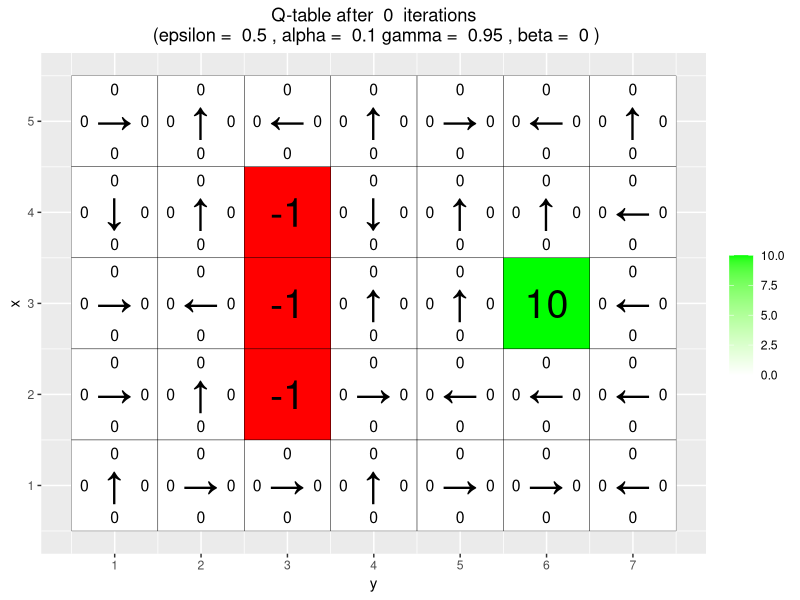
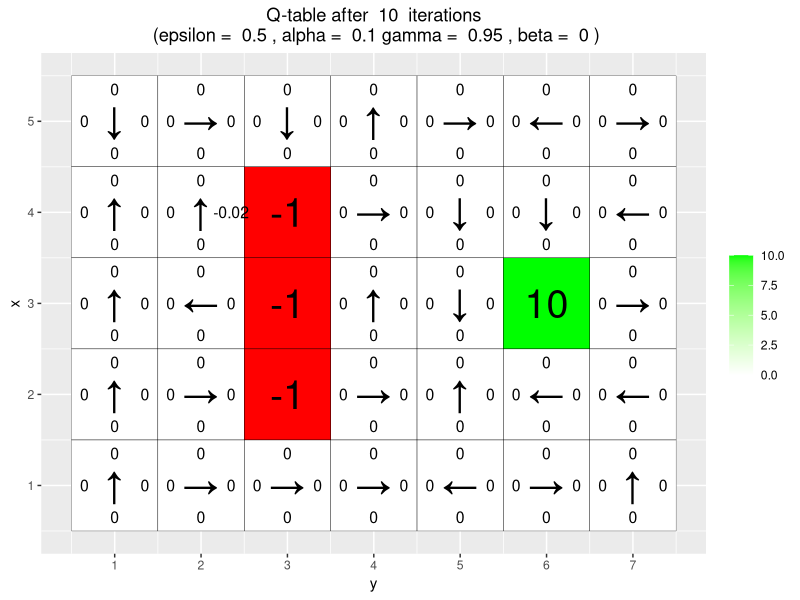
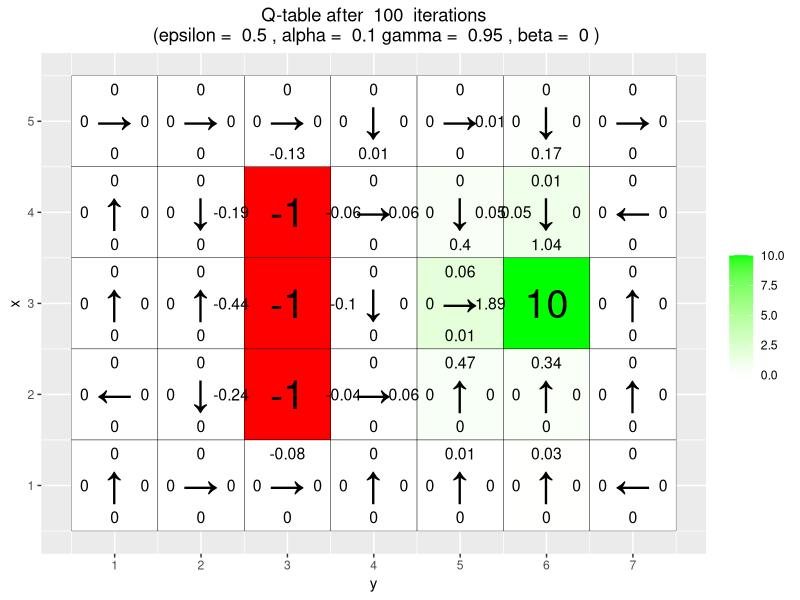
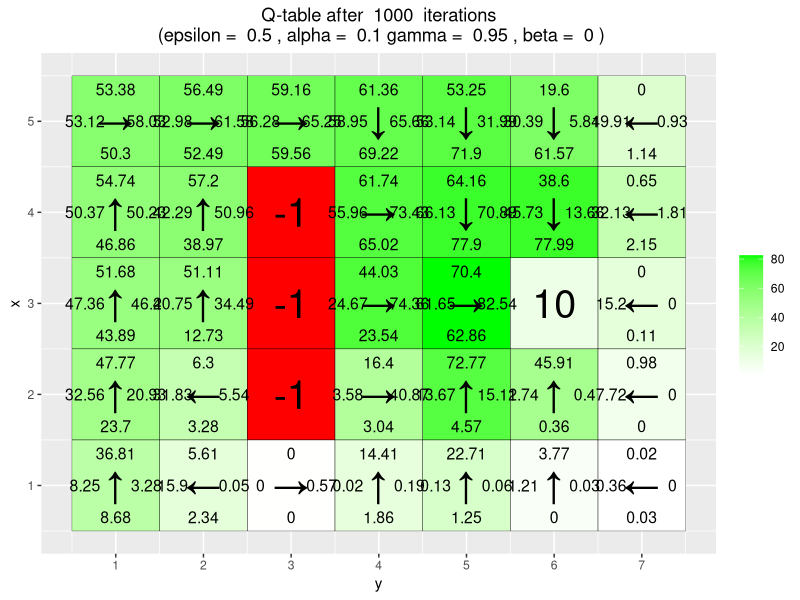
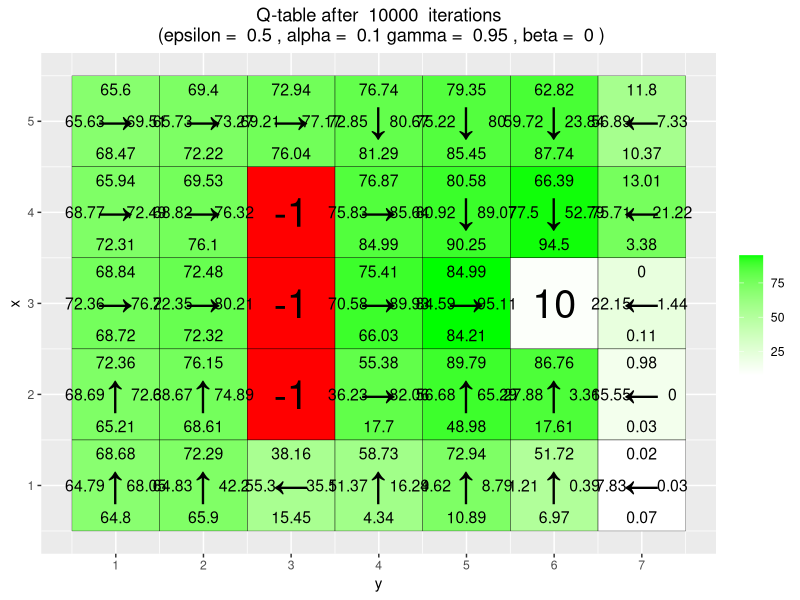
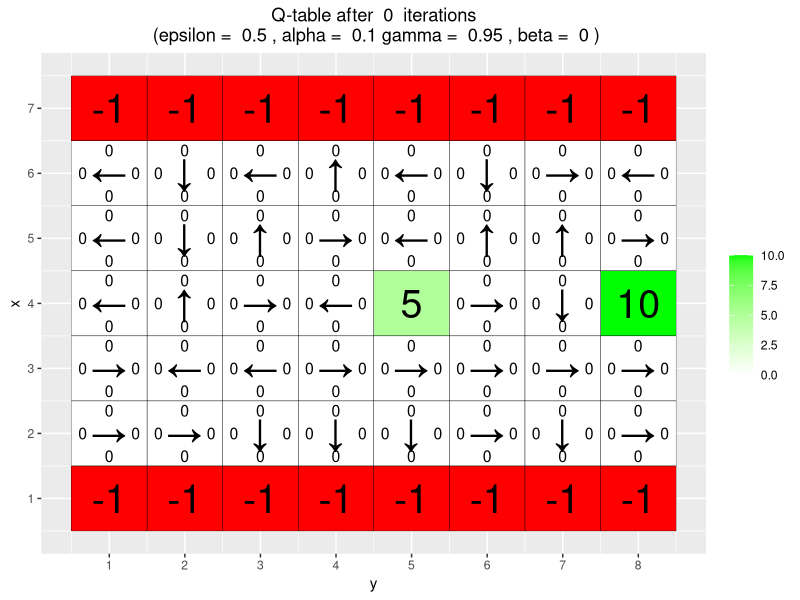
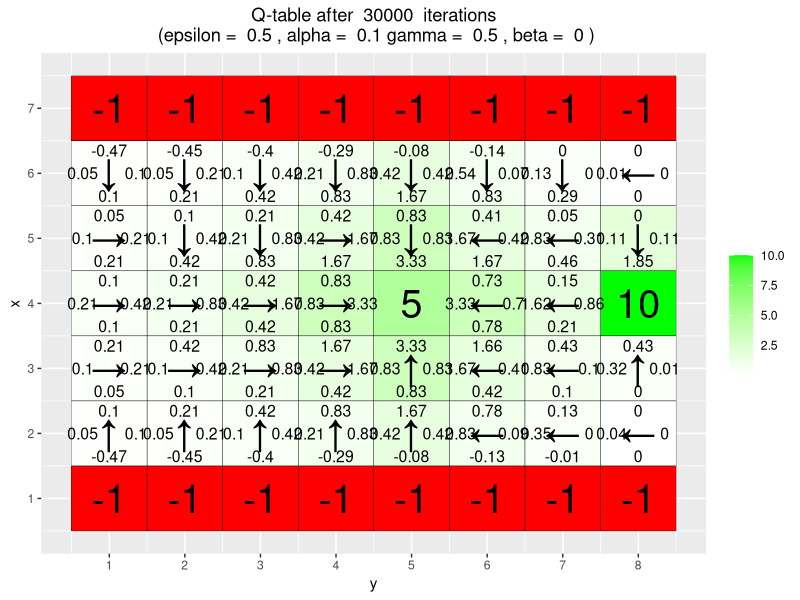
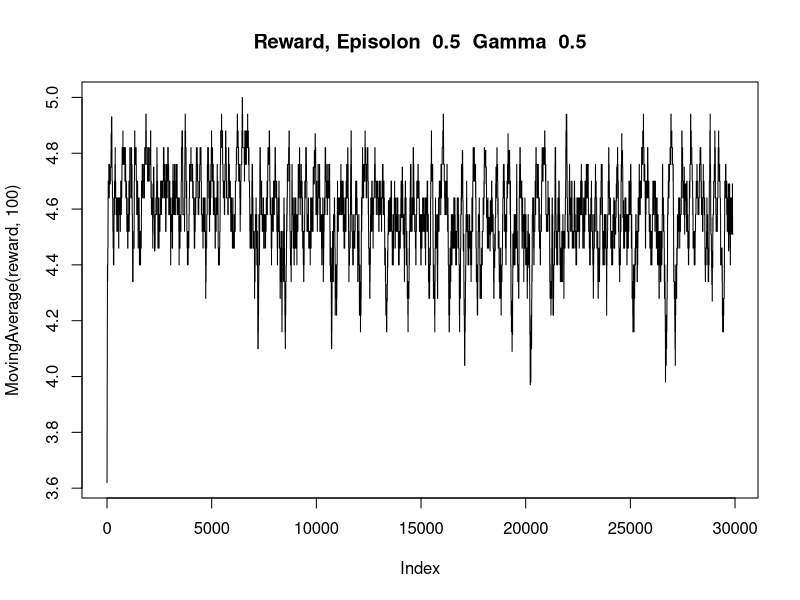

Recreate these plots in R, in order. (Note: a time limit stopped this script after it produced the figures.)
# By Jose M. Peña and Joel Oskarsson.
# For teaching purposes.
# jose.m.pena@liu.se.

### MODIFIED BY AXEL HOLMBERG (axeho681@student.liu.se) AT "YOUR CODE HERE" ###

#####################################################################################################
# Q-learning
#####################################################################################################

# install.packages("ggplot2")
# install.packages("vctrs")
library(ggplot2)

# If you do not see four arrows in line 16, then do the following:
# File/Reopen with Encoding/UTF-8

arrows <- c("↑", "→", "↓", "←")
action_deltas <- list(c(1,0), # up
                      c(0,1), # right
                      c(-1,0), # down
                      c(0,-1)) # left

vis_environment <- function(iterations=0, epsilon = 0.5, alpha = 0.1, gamma = 0.95, beta = 0){
  
  # Visualize an environment with rewards. 
  # Q-values for all actions are displayed on the edges of each tile.
  # The (greedy) policy for each state is also displayed.
  # 
  # Args:
  #   iterations, epsilon, alpha, gamma, beta (optional): for the figure title.
  #   reward_map (global variable): a HxW array containing the reward given at each state.
  #   q_table (global variable): a HxWx4 array containing Q-values for each state-action pair.
  #   H, W (global variables): environment dimensions.
  
  df <- expand.grid(x=1:H,y=1:W)
  foo <- mapply(function(x,y) ifelse(reward_map[x,y] == 0,q_table[x,y,1],NA),df$x,df$y)
  df$val1 <- as.vector(round(foo, 2))
  foo <- mapply(function(x,y) ifelse(reward_map[x,y] == 0,q_table[x,y,2],NA),df$x,df$y)
  df$val2 <- as.vector(round(foo, 2))
  foo <- mapply(function(x,y) ifelse(reward_map[x,y] == 0,q_table[x,y,3],NA),df$x,df$y)
  df$val3 <- as.vector(round(foo, 2))
  foo <- mapply(function(x,y) ifelse(reward_map[x,y] == 0,q_table[x,y,4],NA),df$x,df$y)
  df$val4 <- as.vector(round(foo, 2))
  foo <- mapply(function(x,y) 
    ifelse(reward_map[x,y] == 0,arrows[GreedyPolicy(x,y)],reward_map[x,y]),df$x,df$y)
  df$val5 <- as.vector(foo)
  foo <- mapply(function(x,y) ifelse(reward_map[x,y] == 0,max(q_table[x,y,]),
                                     ifelse(reward_map[x,y]<0,NA,reward_map[x,y])),df$x,df$y)
  df$val6 <- as.vector(foo)
  
  print(ggplot(df,aes(x = y,y = x)) +
          scale_fill_gradient(low = "white", high = "green", na.value = "red", name = "") +
          geom_tile(aes(fill=val6)) +
          geom_text(aes(label = val1),size = 4,nudge_y = .35,na.rm = TRUE) +
          geom_text(aes(label = val2),size = 4,nudge_x = .35,na.rm = TRUE) +
          geom_text(aes(label = val3),size = 4,nudge_y = -.35,na.rm = TRUE) +
          geom_text(aes(label = val4),size = 4,nudge_x = -.35,na.rm = TRUE) +
          geom_text(aes(label = val5),size = 10) +
          geom_tile(fill = 'transparent', colour = 'black') + 
          ggtitle(paste("Q-table after ",iterations," iterations\n",
                        "(epsilon = ",epsilon,", alpha = ",alpha,"gamma = ",gamma,", beta = ",beta,")")) +
          theme(plot.title = element_text(hjust = 0.5)) +
          scale_x_continuous(breaks = c(1:W),labels = c(1:W)) +
          scale_y_continuous(breaks = c(1:H),labels = c(1:H)))
  
}

GreedyPolicy <- function(x, y) {
  # Get a greedy action for state (x,y) from q_table.
  #
  # Args:
  #   x, y: state coordinates.
  #   q_table (global variable): a HxWx4 array containing Q-values for each state-action pair.
  #
  # Returns:
  #   An action, i.e. integer in {1,2,3,4}.
  
  # Your code here.
  
  max <-which(q_table[x,y,] == max(q_table[x,y,]))
  index <- sample(1:length(max),1)

  return(max[index])
}

EpsilonGreedyPolicy <- function(x, y, epsilon){
  
  # Get an epsilon-greedy action for state (x,y) from q_table.
  #
  # Args:
  #   x, y: state coordinates.
  #   epsilon: probability of acting randomly.
  # 
  # Returns:
  #   An action, i.e. integer in {1,2,3,4}.
  
  # Your code here.
  

  if(runif(1,0,1)<epsilon) return(sample(1:4,1))
  
  action <- GreedyPolicy(x,y)

  return(action)
  
}

transition_model <- function(x, y, action, beta){
  
  # Computes the new state after given action is taken. The agent will follow the action 
  # with probability (1-beta) and slip to the right or left with probability beta/2 each.
  # 
  # Args:
  #   x, y: state coordinates.
  #   action: which action the agent takes (in {1,2,3,4}).
  #   beta: probability of the agent slipping to the side when trying to move.
  #   H, W (global variables): environment dimensions.
  # 
  # Returns:
  #   The new state after the action has been taken.
  
  delta <- sample(-1:1, size = 1, prob = c(0.5*beta,1-beta,0.5*beta))
  final_action <- ((action + delta + 3) %% 4) + 1
  foo <- c(x,y) + unlist(action_deltas[final_action])
  foo <- pmax(c(1,1),pmin(foo,c(H,W)))
  
  return (foo)
}


q_learning <-
  function(start_state,
           epsilon = 0.5,
           alpha = 0.1,
           gamma = 0.95,
           beta = 0) {
    # Perform one episode of Q-learning. The agent should move around in the
    # environment using the given transition model and update the Q-table.
    # The episode ends when the agent reaches a terminal state.
    #
    # Args:
    #   start_state: array with two entries, describing the starting position of the agent.
    #   epsilon (optional): probability of acting greedily.
    #   alpha (optional): learning rate.
    #   gamma (optional): discount factor.
    #   beta (optional): slipping factor.
    #   reward_map (global variable): a HxW array containing the reward given at each state.
    #   q_table (global variable): a HxWx4 array containing Q-values for each state-action pair.
    #
    # Returns:
    #   reward: reward received in the episode.
    #   correction: sum of the temporal difference correction terms over the episode.
    #   q_table (global variable): Recall that R passes arguments by value. So, q_table being
    #   a global variable can be modified with the superassigment operator <<-.
    
    # Your code here
    
    
    state <- start_state
    #no_of_episodes <- 1
    
    repeat {
      # Follow policy, execute action, get reward.
      x <- state[1]
      y <- state[2]
      
     # action <- GreedyPolicy(x, y)
      action <- EpsilonGreedyPolicy(x, y,epsilon)
      
      new_state <- transition_model(x, y, action, beta)
      
      # Q-table update.
      reward <- reward_map[x, y]
      
      
      episode_correction <-
        reward + gamma * max(q_table[new_state[1], new_state[2] , ]) - q_table[x, y , action]
      
      q_table[x, y, action] <<-
        q_table[x, y, action] + alpha * (episode_correction)
      
      
      state <- new_state
  #    no_of_episodes <- no_of_episodes + 1
      
      
      
      if (reward != 0)
        # End episode.
        return (c(reward, episode_correction))
     
    }
    
  }

#####################################################################################################
# Q-Learning Environments
#####################################################################################################

# Environment A (learning)

H <- 5
W <- 7

reward_map <- matrix(0, nrow = H, ncol = W)
reward_map[3,6] <- 10
reward_map[2:4,3] <- -1

q_table <- array(0,dim = c(H,W,4))

vis_environment()

for(i in 1:10000){
  print(i)
  foo <- q_learning(start_state = c(3,1))
  
  if(any(i==c(10,100,1000,10000)))
    vis_environment(i)
}

# Environment B (the effect of epsilon and gamma)

H <- 7
W <- 8

reward_map <- matrix(0, nrow = H, ncol = W)
reward_map[1,] <- -1
reward_map[7,] <- -1
reward_map[4,5] <- 5
reward_map[4,8] <- 10

q_table <- array(0,dim = c(H,W,4))

vis_environment()

MovingAverage <- function(x, n){
  
  cx <- c(0,cumsum(x))
  rsum <- (cx[(n+1):length(cx)] - cx[1:(length(cx) - n)]) / n
  
  return (rsum)
}

for(j in c(0.5,0.75,0.95)){
  #Comparing gamma
  q_table <- array(0,dim = c(H,W,4))
  reward <- NULL
  correction <- NULL
  
  for(i in 1:30000){
    foo <- q_learning(gamma = j, start_state = c(4,1))
    reward <- c(reward,foo[1])
    correction <- c(correction,foo[2])
  }
  
  vis_environment(i, gamma = j)
  plot(MovingAverage(reward,100),type = "l", main=paste("Reward, Episolon ", 0.5, " Gamma ", j))
  plot(MovingAverage(correction,100),type = "l", main=paste("Correction, Episolon ", 0.5, " Gamma ", j))
}

for(j in c(0.5,0.75,0.95)){
  #Comparing 
  q_table <- array(0,dim = c(H,W,4))
  reward <- NULL
  correction <- NULL
  
  for(i in 1:30000){
    foo <- q_learning(epsilon = 0.1, gamma = j, start_state = c(4,1))
    reward <- c(reward,foo[1])
    correction <- c(correction,foo[2])
  }
  
  vis_environment(i, epsilon = 0.1, gamma = j)
  plot(MovingAverage(reward,100),type = "l",main=paste("Reward, Episolon ", 0.1, " Gamma ", j))
  plot(MovingAverage(correction,100),type = "l",main=paste("Correction, Episolon ", 0.1, " Gamma ", j))
}

# Environment C (the effect of beta).

H <- 3
W <- 6

reward_map <- matrix(0, nrow = H, ncol = W)
reward_map[1,2:5] <- -1
reward_map[1,6] <- 10

q_table <- array(0,dim = c(H,W,4))

vis_environment()

for(j in c(0,0.2,0.4,0.66)){
  q_table <- array(0,dim = c(H,W,4))
  
  for(i in 1:10000)
    foo <- q_learning(gamma = 0.6, beta = j, start_state = c(1,1))
  
  vis_environment(i, gamma = 0.6, beta = j)
}
 
